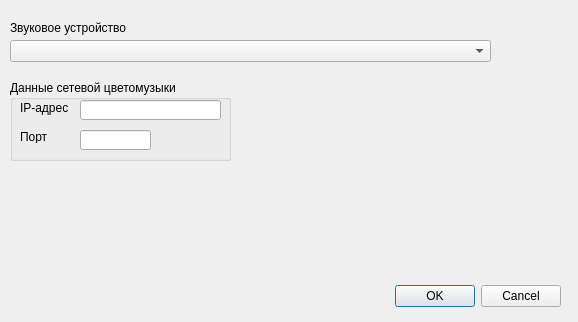
<?xml version="1.0" encoding="UTF-8"?>
<ui version="4.0">
 <class>Dialog</class>
 <widget class="QDialog" name="Dialog">
  <property name="geometry">
   <rect>
    <x>0</x>
    <y>0</y>
    <width>578</width>
    <height>322</height>
   </rect>
  </property>
  <property name="windowTitle">
   <string>Dialog</string>
  </property>
  <widget class="QDialogButtonBox" name="buttonBox">
   <property name="geometry">
    <rect>
     <x>220</x>
     <y>280</y>
     <width>341</width>
     <height>32</height>
    </rect>
   </property>
   <property name="orientation">
    <enum>Qt::Horizontal</enum>
   </property>
   <property name="standardButtons">
    <set>QDialogButtonBox::Cancel|QDialogButtonBox::Ok</set>
   </property>
  </widget>
  <widget class="QGroupBox" name="groupBox">
   <property name="geometry">
    <rect>
     <x>10</x>
     <y>80</y>
     <width>221</width>
     <height>81</height>
    </rect>
   </property>
   <property name="title">
    <string>Данные сетевой цветомузыки</string>
   </property>
   <widget class="QLabel" name="label">
    <property name="geometry">
     <rect>
      <x>10</x>
      <y>20</y>
      <width>51</width>
      <height>16</height>
     </rect>
    </property>
    <property name="text">
     <string>IP-адрес</string>
    </property>
   </widget>
   <widget class="QLineEdit" name="lineEdit">
    <property name="geometry">
     <rect>
      <x>70</x>
      <y>20</y>
      <width>141</width>
      <height>20</height>
     </rect>
    </property>
   </widget>
   <widget class="QLabel" name="label_2">
    <property name="geometry">
     <rect>
      <x>10</x>
      <y>50</y>
      <width>47</width>
      <height>13</height>
     </rect>
    </property>
    <property name="text">
     <string>Порт</string>
    </property>
   </widget>
   <widget class="QLineEdit" name="lineEdit_2">
    <property name="geometry">
     <rect>
      <x>70</x>
      <y>50</y>
      <width>71</width>
      <height>20</height>
     </rect>
    </property>
   </widget>
  </widget>
  <widget class="QComboBox" name="comboBox">
   <property name="geometry">
    <rect>
     <x>10</x>
     <y>40</y>
     <width>481</width>
     <height>22</height>
    </rect>
   </property>
  </widget>
  <widget class="QLabel" name="label_3">
   <property name="geometry">
    <rect>
     <x>10</x>
     <y>20</y>
     <width>121</width>
     <height>16</height>
    </rect>
   </property>
   <property name="text">
    <string>Звуковое устройство</string>
   </property>
  </widget>
 </widget>
 <resources/>
 <connections>
  <connection>
   <sender>buttonBox</sender>
   <signal>accepted()</signal>
   <receiver>Dialog</receiver>
   <slot>accept()</slot>
   <hints>
    <hint type="sourcelabel">
     <x>248</x>
     <y>254</y>
    </hint>
    <hint type="destinationlabel">
     <x>157</x>
     <y>274</y>
    </hint>
   </hints>
  </connection>
  <connection>
   <sender>buttonBox</sender>
   <signal>rejected()</signal>
   <receiver>Dialog</receiver>
   <slot>reject()</slot>
   <hints>
    <hint type="sourcelabel">
     <x>316</x>
     <y>260</y>
    </hint>
    <hint type="destinationlabel">
     <x>286</x>
     <y>274</y>
    </hint>
   </hints>
  </connection>
 </connections>
</ui>
